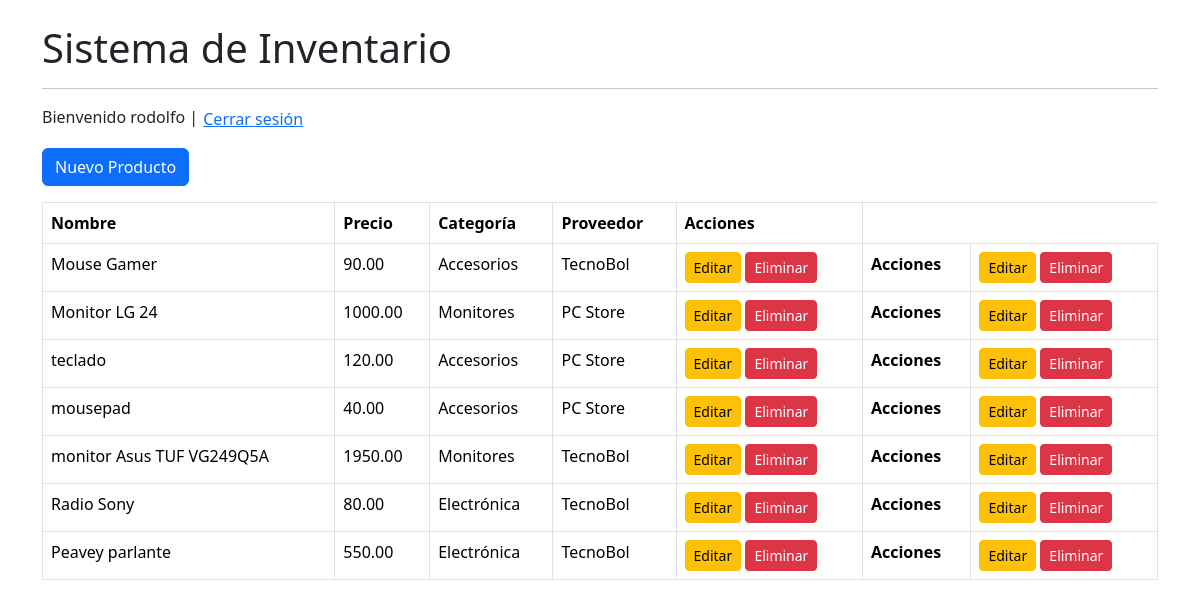
The app's page / (signed in) with its own data.
### inventario/models.py (models this page shows, shortened)
class Producto(models.Model):
    nombre = models.CharField(max_length=100)
    descripcion = models.TextField()
    precio = models.DecimalField(max_digits=10, decimal_places=2)
    categoria = models.ForeignKey(
        Categoria,
        on_delete=models.CASCADE
    )
    proveedor = models.ForeignKey(
        Proveedor,
        on_delete=models.CASCADE
    )

class Categoria(models.Model):
    nombre = models.CharField(max_length=100)
    slug = models.SlugField(blank=True)
    def __str__(self):
        return self.nombre

class Proveedor(models.Model):
    nombre = models.CharField(max_length=100)
    telefono = models.CharField(max_length=20)
    def __str__(self):
        return self.nombre

### inventario/views.py (the view)
def lista_productos(request):
    productos = Producto.objects.all()
    return render(
        request,
        'inventario/lista_productos.html',
        {'productos': productos}
    )

### inventario/templates/inventario/lista_productos.html
{% extends 'inventario/base.html' %}
{% block contenido %}
{% if user.is_authenticated %}
<a href="{% url 'crear_producto' %}"
class="btn btn-primary mb-3">
    Nuevo Producto
</a>
{% endif %}
<table class="table table-bordered">
<tr>
    <th>Nombre</th>
    <th>Precio</th>
    <th>Categoría</th>
    <th>Proveedor</th>
    <th>Acciones</th>
</tr>
{% for producto in productos %}
<tr>
    <td>{{ producto.nombre }}</td>
    <td>{{ producto.precio }}</td>
    <td>{{ producto.categoria }}</td>
    <td>{{ producto.proveedor }}</td>
    <td>
        {% if user.is_authenticated %}
        <a href="{% url 'editar_producto' producto.id %}"
        class="btn btn-warning btn-sm">
        Editar
        </a>
        {% endif %}
        {% if user.is_staff %}
        <a href="{% url 'eliminar_producto' producto.id %}"
        class="btn btn-danger btn-sm">
        Eliminar
        </a>
        {% endif %}
        {% if user.is_authenticated %}
        <th>Acciones</th>
        {% endif %}
        {% if user.is_authenticated %}
        <td>
            <a href="{% url 'editar_producto' producto.id %}"
            class="btn btn-warning btn-sm">
                Editar
            </a>
            {% if user.is_staff %}
            <a href="{% url 'eliminar_producto' producto.id %}"
            class="btn btn-danger btn-sm">
                Eliminar
            </a>
            {% endif %}
        </td>
        {% endif %}
    </td>
</tr>
{% endfor %}
</table>
{% endblock %}

### inventario/templates/inventario/base.html (shortened to what this page needs)
<!DOCTYPE html>
<html>
<head>
<link href="https://cdn.jsdelivr.net/npm/bootstrap@5.3.3/dist/css/bootstrap.min.css"
rel="stylesheet">
</head>
<body>
<div class="container mt-4">
    <h1>Sistema de Inventario</h1>
    <hr>
    <div class="mb-3">
    {% if user.is_authenticated %}
        Bienvenido {{ user.username }}
        |
        <form action="{% url 'logout' %}" method="post" style="display:inline;">
            <button type="submit" class="btn btn-link p-0">
                Cerrar sesión
            </button>
        </form>
    {% else %}
        <a href="{% url 'login' %}">
            Iniciar sesión
        </a>
    {% endif %}
    </div>
    {% block contenido %}
    {% endblock %}
</div>
</body>
</html>

### records on screen
Producto: nombre "Mouse Gamer", precio "90.00", categoria "Accesorios", proveedor "TecnoBol"
Producto: nombre "Monitor LG 24", precio "1000.00", categoria "Monitores", proveedor "PC Store"
Producto: nombre "teclado", precio "120.00", categoria "Accesorios", proveedor "PC Store"
Producto: nombre "mousepad", precio "40.00", categoria "Accesorios", proveedor "PC Store"
Producto: nombre "monitor Asus TUF VG249Q5A", precio "1950.00", categoria "Monitores", proveedor "TecnoBol"
Producto: nombre "Radio Sony", precio "80.00", categoria "Electrónica", proveedor "TecnoBol"
Producto: nombre "Peavey parlante", precio "550.00", categoria "Electrónica", proveedor "TecnoBol"

### other values on screen
{{ user.username }} "rodolfo"
